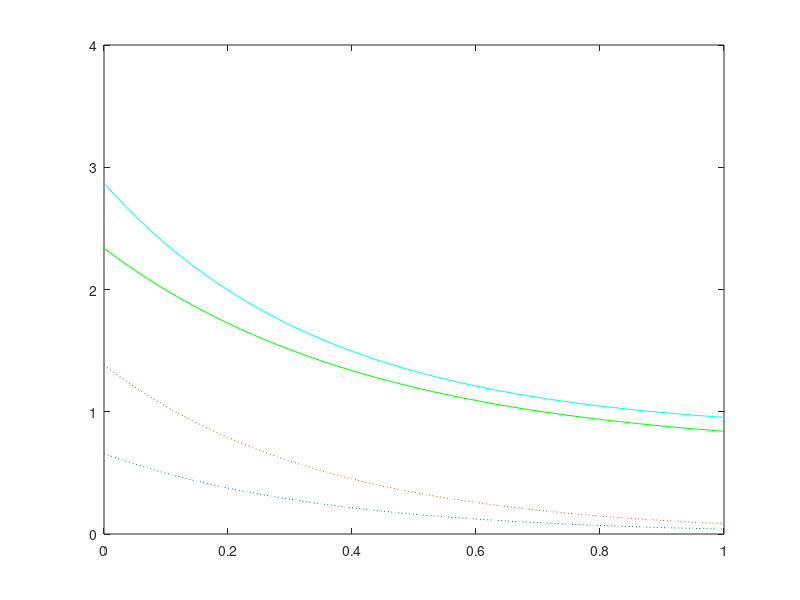
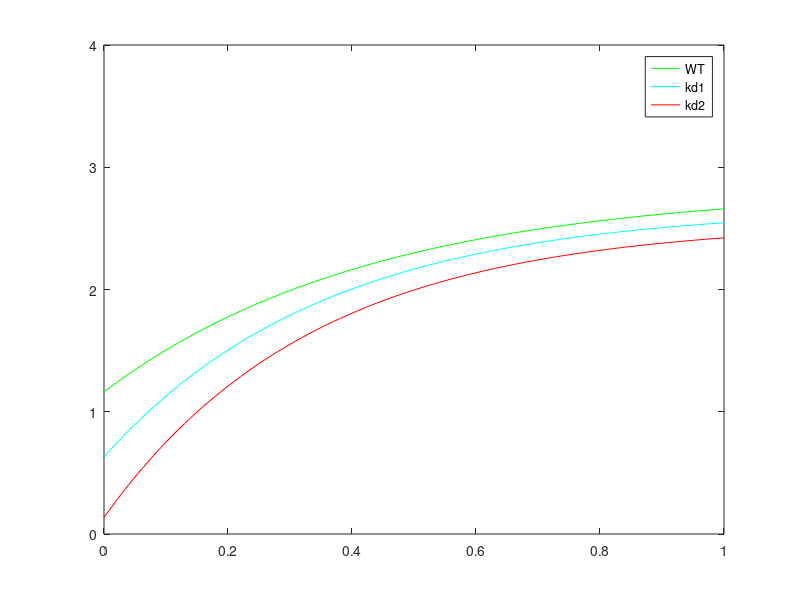

Source code (MATLAB) for these figures, in order:
x=[0:0.01:1];
epha4_constant=3.5;
B=0.26;
C=2.3;
D=1.05;

ephrinA = D + B .* exp(C.*(1-x));

w_EphAx = 0.3;
w_EphA4 = w_EphAx .* 0.611;

A1=0.83;
B1=0.04;
C1=2.8;
B2=0.048;
C2=2.8;

figure(1)
hold off;
_p_epha4 = w_EphA4 .* epha4_constant * ephrinA;
plot (x, _p_epha4, 'g-');
hold on;

f1 = B1 .* exp (C1.*(1-x));
f2 = B2 .* exp (C2.*(1.2-x));
f = A1+f1+f2;
plot (x, f, 'c-');
plot (x, f1, ':');
plot (x, f2, ':');
ylim([0,4])

figure(2)
hold off;
plot (x,  (epha4_constant - _p_epha4), 'g-');
hold on;
plot (x, (epha4_constant - f), 'c-');

A3=0.95;
B3=0.04;
C3=2.8;
B4=0.048;
C4=3;

f3 = B3 .* exp (C3.*(1-x));
f4 = B4 .* exp (C4.*(1.2-x));
f5 = A3+f3+f4;
plot (x, (epha4_constant - f5), 'r-');
legend(['WT';'kd1';'kd2'])

ylim([0,4])
